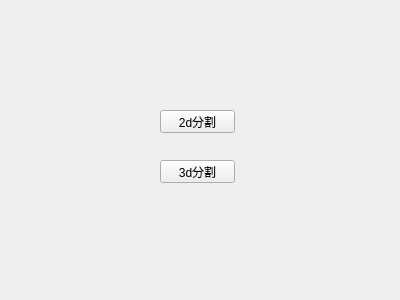
<?xml version="1.0" encoding="UTF-8"?>
<ui version="4.0">
 <class>Form</class>
 <widget class="QWidget" name="Form">
  <property name="geometry">
   <rect>
    <x>0</x>
    <y>0</y>
    <width>400</width>
    <height>300</height>
   </rect>
  </property>
  <property name="windowTitle">
   <string>Form</string>
  </property>
  <widget class="QPushButton" name="pushButton">
   <property name="geometry">
    <rect>
     <x>160</x>
     <y>110</y>
     <width>75</width>
     <height>23</height>
    </rect>
   </property>
   <property name="text">
    <string>2d分割</string>
   </property>
  </widget>
  <widget class="QPushButton" name="pushButton_2">
   <property name="geometry">
    <rect>
     <x>160</x>
     <y>160</y>
     <width>75</width>
     <height>23</height>
    </rect>
   </property>
   <property name="text">
    <string>3d分割</string>
   </property>
  </widget>
 </widget>
 <resources/>
 <connections/>
</ui>
